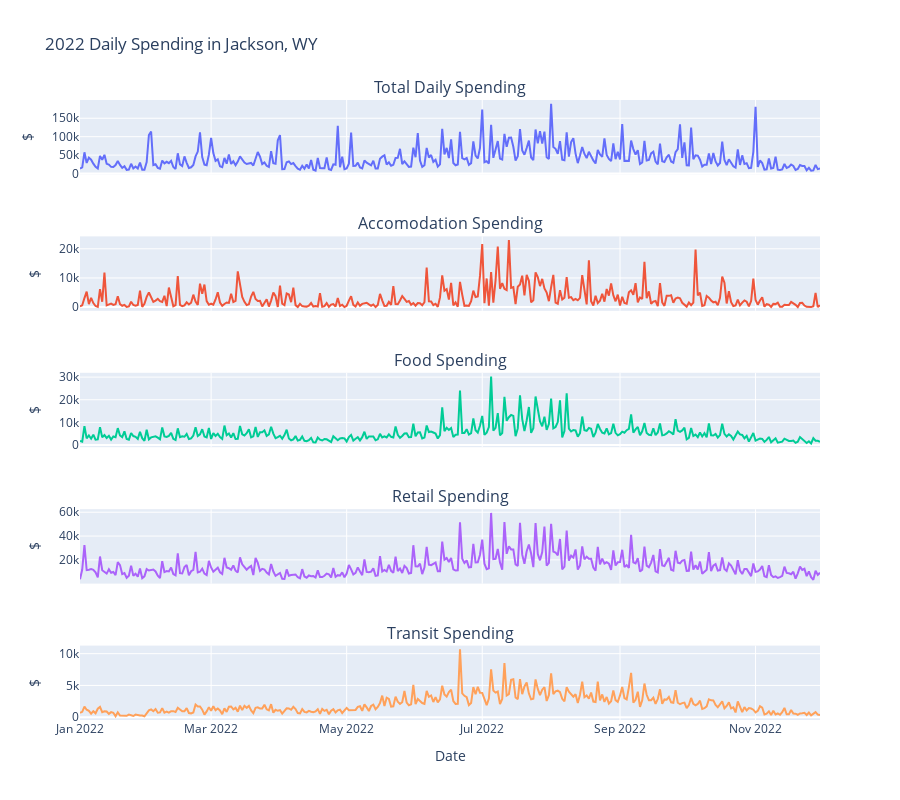

The code cell stored with this chart in its notebook:
### Code cell
# Jackson Figures

jackson_fig = make_subplots(rows=5, cols=1, shared_xaxes=True, 
                         subplot_titles=("Total Daily Spending", 
                                         "Accomodation Spending",
                                         "Food Spending",
                                         "Retail Spending",
                                         "Transit Spending"))
line = px.line(jackson_spending)
jackson_total_chart = go.Scatter(x=line.data[0]['x'], y=line.data[0]['y'], name='Total Spending')
jackson_fig.add_trace(jackson_total_chart, row=1, col=1)
line = px.line(jackson_spending_hotels)
jackson_hotel_chart = go.Scatter(x=line.data[0]['x'], y=line.data[0]['y'], name='Accomodation Spending')
jackson_fig.add_trace(jackson_hotel_chart, row=2, col=1)
line = px.line(jackson_spending_food)
jackson_food_chart = go.Scatter(x=line.data[0]['x'], y=line.data[0]['y'], name='Food Spending')
jackson_fig.add_trace(jackson_food_chart, row=3, col=1)
line = px.line(jackson_spending_retail)
jackson_retail_chart = go.Scatter(x=line.data[0]['x'], y=line.data[0]['y'], name='Retail Spending')
jackson_fig.add_trace(jackson_retail_chart, row=4, col=1)
line = px.line(jackson_spending_transit)
jackson_transit_chart = go.Scatter(x=line.data[0]['x'], y=line.data[0]['y'], name='Transit Spending')
jackson_fig.add_trace(jackson_transit_chart, row=5, col=1)
jackson_fig.update_layout(showlegend=False, title_text="2022 Daily Spending in Jackson, WY", height=800)
jackson_fig.update_yaxes(title_text="$")
jackson_fig.update_xaxes(title_text="Date", row=5)

### Figure 1 — Plotly figure (JSON) as saved in the notebook; plotly's stock layout.template omitted (floating-point values rounded to 4 significant figures; data arrays with more than 128 entries replaced by an {"elided": "..."} marker saying what was removed)
{"data": [{"name": "Total Spending", "type": "scatter", "x": {"elided": "334 str values"}, "xaxis": "x", "y": {"elided": "334 float values"}, "yaxis": "y"}, {"name": "Accomodation Spending", "type": "scatter", "x": {"elided": "334 str values"}, "xaxis": "x2", "y": {"elided": "334 float values"}, "yaxis": "y2"}, {"name": "Food Spending", "type": "scatter", "x": {"elided": "334 str values"}, "xaxis": "x3", "y": {"elided": "334 float values"}, "yaxis": "y3"}, {"name": "Retail Spending", "type": "scatter", "x": {"elided": "334 str values"}, "xaxis": "x4", "y": {"elided": "334 float values"}, "yaxis": "y4"}, {"name": "Transit Spending", "type": "scatter", "x": {"elided": "334 str values"}, "xaxis": "x5", "y": {"elided": "334 float values"}, "yaxis": "y5"}], "layout": {"annotations": [{"font": {"size": 16}, "showarrow": false, "text": "Total Daily Spending", "x": 0.5, "xanchor": "center", "xref": "paper", "y": 1, "yanchor": "bottom", "yref": "paper"}, {"font": {"size": 16}, "showarrow": false, "text": "Accomodation Spending", "x": 0.5, "xanchor": "center", "xref": "paper", "y": 0.78, "yanchor": "bottom", "yref": "paper"}, {"font": {"size": 16}, "showarrow": false, "text": "Food Spending", "x": 0.5, "xanchor": "center", "xref": "paper", "y": 0.56, "yanchor": "bottom", "yref": "paper"}, {"font": {"size": 16}, "showarrow": false, "text": "Retail Spending", "x": 0.5, "xanchor": "center", "xref": "paper", "y": 0.34, "yanchor": "bottom", "yref": "paper"}, {"font": {"size": 16}, "showarrow": false, "text": "Transit Spending", "x": 0.5, "xanchor": "center", "xref": "paper", "y": 0.12, "yanchor": "bottom", "yref": "paper"}], "height": 800, "showlegend": false, "title": {"text": "2022 Daily Spending in Jackson, WY"}, "xaxis": {"anchor": "y", "domain": [0, 1], "matches": "x5", "showticklabels": false}, "xaxis2": {"anchor": "y2", "domain": [0, 1], "matches": "x5", "showticklabels": false}, "xaxis3": {"anchor": "y3", "domain": [0, 1], "matches": "x5", "showticklabels": false}, "xaxis4": {"anchor": "y4", "domain": [0, 1], "matches": "x5", "showticklabels": false}, "xaxis5": {"anchor": "y5", "domain": [0, 1], "title": {"text": "Date"}}, "yaxis": {"anchor": "x", "domain": [0.88, 1], "title": {"text": "$"}}, "yaxis2": {"anchor": "x2", "domain": [0.66, 0.78], "title": {"text": "$"}}, "yaxis3": {"anchor": "x3", "domain": [0.44, 0.56], "title": {"text": "$"}}, "yaxis4": {"anchor": "x4", "domain": [0.22, 0.34], "title": {"text": "$"}}, "yaxis5": {"anchor": "x5", "domain": [0, 0.12], "title": {"text": "$"}}}}
